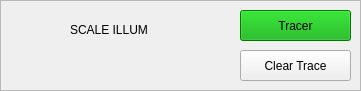
   <widget class="QFrame" name="frame4">
    <property name="geometry">
     <rect>
      <x>620</x>
      <y>460</y>
      <width>361</width>
      <height>91</height>
     </rect>
    </property>
    <property name="frameShape">
     <enum>QFrame::StyledPanel</enum>
    </property>
    <property name="frameShadow">
     <enum>QFrame::Raised</enum>
    </property>
    <widget class="QLabel" name="label1">
     <property name="geometry">
      <rect>
       <x>70</x>
       <y>20</y>
       <width>101</width>
       <height>20</height>
      </rect>
     </property>
     <property name="text">
      <string>SCALE ILLUM</string>
     </property>
    </widget>
    <widget class="QPushButton" name="Btn_Go">
     <property name="geometry">
      <rect>
       <x>240</x>
       <y>10</y>
       <width>111</width>
       <height>31</height>
      </rect>
     </property>
     <property name="palette">
      <palette>
       <active>
        <colorrole role="WindowText">
         <brush brushstyle="SolidPattern">
          <color alpha="255">
           <red>0</red>
           <green>0</green>
           <blue>0</blue>
          </color>
         </brush>
        </colorrole>
        <colorrole role="Button">
         <brush brushstyle="SolidPattern">
          <color alpha="255">
           <red>0</red>
           <green>170</green>
           <blue>0</blue>
          </color>
         </brush>
        </colorrole>
        <colorrole role="Light">
         <brush brushstyle="SolidPattern">
          <color alpha="255">
           <red>0</red>
           <green>255</green>
           <blue>0</blue>
          </color>
         </brush>
        </colorrole>
        <colorrole role="Midlight">
         <brush brushstyle="SolidPattern">
          <color alpha="255">
           <red>0</red>
           <green>212</green>
           <blue>0</blue>
          </color>
         </brush>
        </colorrole>
        <colorrole role="Dark">
         <brush brushstyle="SolidPattern">
          <color alpha="255">
           <red>0</red>
           <green>85</green>
           <blue>0</blue>
          </color>
         </brush>
        </colorrole>
        <colorrole role="Mid">
         <brush brushstyle="SolidPattern">
          <color alpha="255">
           <red>0</red>
           <green>113</green>
           <blue>0</blue>
          </color>
         </brush>
        </colorrole>
        <colorrole role="Text">
         <brush brushstyle="SolidPattern">
          <color alpha="255">
           <red>0</red>
           <green>0</green>
           <blue>0</blue>
          </color>
         </brush>
        </colorrole>
        <colorrole role="BrightText">
         <brush brushstyle="SolidPattern">
          <color alpha="255">
           <red>255</red>
           <green>255</green>
           <blue>255</blue>
          </color>
         </brush>
        </colorrole>
        <colorrole role="ButtonText">
         <brush brushstyle="SolidPattern">
          <color alpha="255">
           <red>0</red>
           <green>0</green>
           <blue>0</blue>
          </color>
         </brush>
        </colorrole>
        <colorrole role="Base">
         <brush brushstyle="SolidPattern">
          <color alpha="255">
           <red>255</red>
           <green>255</green>
           <blue>255</blue>
          </color>
         </brush>
        </colorrole>
        <colorrole role="Window">
         <brush brushstyle="SolidPattern">
          <color alpha="255">
           <red>0</red>
           <green>170</green>
           <blue>0</blue>
          </color>
         </brush>
        </colorrole>
        <colorrole role="Shadow">
         <brush brushstyle="SolidPattern">
          <color alpha="255">
           <red>0</red>
           <green>0</green>
           <blue>0</blue>
          </color>
         </brush>
        </colorrole>
        <colorrole role="AlternateBase">
         <brush brushstyle="SolidPattern">
          <color alpha="255">
           <red>127</red>
           <green>212</green>
           <blue>127</blue>
          </color>
         </brush>
        </colorrole>
        <colorrole role="ToolTipBase">
         <brush brushstyle="SolidPattern">
          <color alpha="255">
           <red>255</red>
           <green>255</green>
           <blue>220</blue>
          </color>
         </brush>
        </colorrole>
        <colorrole role="ToolTipText">
         <brush brushstyle="SolidPattern">
          <color alpha="255">
           <red>0</red>
           <green>0</green>
           <blue>0</blue>
          </color>
         </brush>
        </colorrole>
       </active>
       <inactive>
        <colorrole role="WindowText">
         <brush brushstyle="SolidPattern">
          <color alpha="255">
           <red>0</red>
           <green>0</green>
           <blue>0</blue>
          </color>
         </brush>
        </colorrole>
        <colorrole role="Button">
         <brush brushstyle="SolidPattern">
          <color alpha="255">
           <red>0</red>
           <green>170</green>
           <blue>0</blue>
          </color>
         </brush>
        </colorrole>
        <colorrole role="Light">
         <brush brushstyle="SolidPattern">
          <color alpha="255">
           <red>0</red>
           <green>255</green>
           <blue>0</blue>
          </color>
         </brush>
        </colorrole>
        <colorrole role="Midlight">
         <brush brushstyle="SolidPattern">
          <color alpha="255">
           <red>0</red>
           <green>212</green>
           <blue>0</blue>
          </color>
         </brush>
        </colorrole>
        <colorrole role="Dark">
         <brush brushstyle="SolidPattern">
          <color alpha="255">
           <red>0</red>
           <green>85</green>
           <blue>0</blue>
          </color>
         </brush>
        </colorrole>
        <colorrole role="Mid">
         <brush brushstyle="SolidPattern">
          <color alpha="255">
           <red>0</red>
           <green>113</green>
           <blue>0</blue>
          </color>
         </brush>
        </colorrole>
        <colorrole role="Text">
         <brush brushstyle="SolidPattern">
          <color alpha="255">
           <red>0</red>
           <green>0</green>
           <blue>0</blue>
          </color>
         </brush>
        </colorrole>
        <colorrole role="BrightText">
         <brush brushstyle="SolidPattern">
          <color alpha="255">
           <red>255</red>
           <green>255</green>
           <blue>255</blue>
          </color>
         </brush>
        </colorrole>
        <colorrole role="ButtonText">
         <brush brushstyle="SolidPattern">
          <color alpha="255">
           <red>0</red>
           <green>0</green>
           <blue>0</blue>
          </color>
         </brush>
        </colorrole>
        <colorrole role="Base">
         <brush brushstyle="SolidPattern">
          <color alpha="255">
           <red>255</red>
           <green>255</green>
           <blue>255</blue>
          </color>
         </brush>
        </colorrole>
        <colorrole role="Window">
         <brush brushstyle="SolidPattern">
          <color alpha="255">
           <red>0</red>
           <green>170</green>
           <blue>0</blue>
          </color>
         </brush>
        </colorrole>
        <colorrole role="Shadow">
         <brush brushstyle="SolidPattern">
          <color alpha="255">
           <red>0</red>
           <green>0</green>
           <blue>0</blue>
          </color>
         </brush>
        </colorrole>
        <colorrole role="AlternateBase">
         <brush brushstyle="SolidPattern">
          <color alpha="255">
           <red>127</red>
           <green>212</green>
           <blue>127</blue>
          </color>
         </brush>
        </colorrole>
        <colorrole role="ToolTipBase">
         <brush brushstyle="SolidPattern">
          <color alpha="255">
           <red>255</red>
           <green>255</green>
           <blue>220</blue>
          </color>
         </brush>
        </colorrole>
        <colorrole role="ToolTipText">
         <brush brushstyle="SolidPattern">
          <color alpha="255">
           <red>0</red>
           <green>0</green>
           <blue>0</blue>
          </color>
         </brush>
        </colorrole>
       </inactive>
       <disabled>
        <colorrole role="WindowText">
         <brush brushstyle="SolidPattern">
          <color alpha="255">
           <red>0</red>
           <green>85</green>
           <blue>0</blue>
          </color>
         </brush>
        </colorrole>
        <colorrole role="Button">
         <brush brushstyle="SolidPattern">
          <color alpha="255">
           <red>0</red>
           <green>170</green>
           <blue>0</blue>
          </color>
         </brush>
        </colorrole>
        <colorrole role="Light">
         <brush brushstyle="SolidPattern">
          <color alpha="255">
           <red>0</red>
           <green>255</green>
           <blue>0</blue>
          </color>
         </brush>
        </colorrole>
        <colorrole role="Midlight">
         <brush brushstyle="SolidPattern">
          <color alpha="255">
           <red>0</red>
           <green>212</green>
           <blue>0</blue>
          </color>
         </brush>
        </colorrole>
        <colorrole role="Dark">
         <brush brushstyle="SolidPattern">
          <color alpha="255">
           <red>0</red>
           <green>85</green>
           <blue>0</blue>
          </color>
         </brush>
        </colorrole>
        <colorrole role="Mid">
         <brush brushstyle="SolidPattern">
          <color alpha="255">
           <red>0</red>
           <green>113</green>
           <blue>0</blue>
          </color>
         </brush>
        </colorrole>
        <colorrole role="Text">
         <brush brushstyle="SolidPattern">
          <color alpha="255">
           <red>0</red>
           <green>85</green>
           <blue>0</blue>
          </color>
         </brush>
        </colorrole>
        <colorrole role="BrightText">
         <brush brushstyle="SolidPattern">
          <color alpha="255">
           <red>255</red>
           <green>255</green>
           <blue>255</blue>
          </color>
         </brush>
        </colorrole>
        <colorrole role="ButtonText">
         <brush brushstyle="SolidPattern">
          <color alpha="255">
           <red>0</red>
           <green>85</green>
           <blue>0</blue>
          </color>
         </brush>
        </colorrole>
        <colorrole role="Base">
         <brush brushstyle="SolidPattern">
          <color alpha="255">
           <red>0</red>
           <green>170</green>
           <blue>0</blue>
          </color>
         </brush>
        </colorrole>
        <colorrole role="Window">
         <brush brushstyle="SolidPattern">
          <color alpha="255">
           <red>0</red>
           <green>170</green>
           <blue>0</blue>
          </color>
         </brush>
        </colorrole>
        <colorrole role="Shadow">
         <brush brushstyle="SolidPattern">
          <color alpha="255">
           <red>0</red>
           <green>0</green>
           <blue>0</blue>
          </color>
         </brush>
        </colorrole>
        <colorrole role="AlternateBase">
         <brush brushstyle="SolidPattern">
          <color alpha="255">
           <red>0</red>
           <green>170</green>
           <blue>0</blue>
          </color>
         </brush>
        </colorrole>
        <colorrole role="ToolTipBase">
         <brush brushstyle="SolidPattern">
          <color alpha="255">
           <red>255</red>
           <green>255</green>
           <blue>220</blue>
          </color>
         </brush>
        </colorrole>
        <colorrole role="ToolTipText">
         <brush brushstyle="SolidPattern">
          <color alpha="255">
           <red>0</red>
           <green>0</green>
           <blue>0</blue>
          </color>
         </brush>
        </colorrole>
       </disabled>
      </palette>
     </property>
     <property name="text">
      <string>Tracer</string>
     </property>
    </widget>
    <widget class="QPushButton" name="Btn_test_3">
     <property name="geometry">
      <rect>
       <x>240</x>
       <y>50</y>
       <width>111</width>
       <height>31</height>
      </rect>
     </property>
     <property name="text">
      <string>Clear Trace</string>
     </property>
    </widget>
   </widget>
